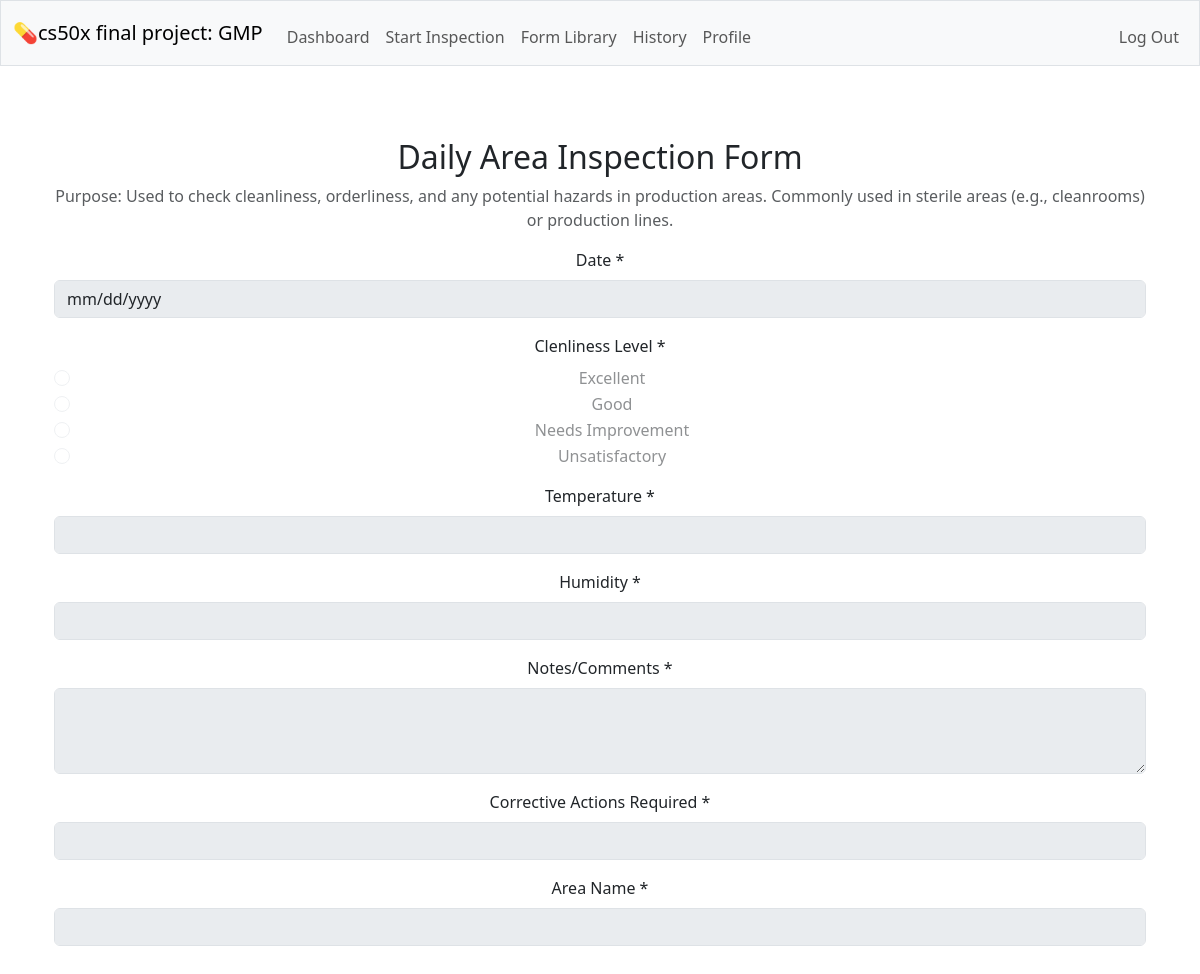
Page /forms_show/10/preview (signed in) on the committed database.
### tables this page shows
CREATE TABLE forms (id INTEGER PRIMARY KEY AUTOINCREMENT NOT NULL, name TEXT NOT NULL UNIQUE, description TEXT NOT NULL, created_by INTEGER NOT NULL, FOREIGN KEY (created_by) REFERENCES users(id) );

CREATE TABLE form_fields (id INTEGER PRIMARY KEY AUTOINCREMENT NOT NULL, form_id INTEGER NOT NULL, label TEXT NOT NULL, field_type TEXT NOT NULL,  options TEXT, required BOOLEAN NOT NULL DEFAULT 1, display_order INTEGER DEFAULT 0,  FOREIGN KEY (form_id) REFERENCES forms(id) );

### app.py (the view)
@app.route("/forms_show/<int:form_id>/preview")
@login_required
def preview_form(form_id):
    form = db.execute("SELECT * FROM forms WHERE id = ?", form_id)
    fields = db.execute("SELECT * FROM form_fields WHERE form_id = ? ORDER BY display_order", form_id)
    if not form:
        return apology("Form not found", 404)
    return render_template("form_preview.html", form=form[0], fields=fields)

### helpers.py (called while the page is built)
def login_required(f):
    @wraps(f)
    def decorated_function(*args, **kwargs):
        if session.get("user_id") is None:
            return redirect("/login")
        return f(*args, **kwargs)
    return decorated_function

### templates/form_preview.html (shortened to what this page needs)
{% extends "layout.html" %}
{% block main %}
<div class="container mt-4">
    <h2>{{ form.name }}</h2>
    <p class="text-muted">{{ form.description }}</p>
    <form>
        {% for field in fields %}
            <div class="mb-3">
                <label class="form-label">{{ field.label }}{% if field.required %} *{% endif %}</label>
                {% if field.field_type == 'text' %}
                    <input type="text" class="form-control" disabled>
                {% elif field.field_type == 'textarea' %}
                    <textarea class="form-control" rows="3" disabled></textarea>
                {% elif field.field_type == 'number' %}
                    <input type="number" class="form-control" disabled>
                {% elif field.field_type == 'date' %}
                    <input type="date" class="form-control" disabled>
                {% elif field.field_type == 'datetime' %}
                    <input type="datetime-local" class="form-control" disabled>
                {% elif field.field_type == 'radio' %}
                    {% for option in field.options.split(',') %}
                        <div class="form-check">
                            <input class="form-check-input" type="radio" name="{{ field.label }}" disabled>
                            <label class="form-check-label">{{ option.strip() }}</label>
                        </div>
                    {% endfor %}
                {% elif field.field_type == 'dropdown' %}
                    <select class="form-select" disabled>
                        {% for option in field.options.split(',') %}
                            <option>{{ option.strip() }}</option>
                        {% endfor %}
                    </select>
                {% endif %}
            </div>
        {% endfor %}
    </form>
</div>
{% endblock %}

### rows in the picture
forms: name "Daily Area Inspection Form", description "Purpose: Used to check cleanliness, orderliness, and any potential hazards in production areas. Commonly used in sterile areas (e.g., cleanrooms) or production lines."
form_fields: label "Date"
form_fields: label "Clenliness Level", strip "Excellent" "Good" "Needs Improvement" "Unsatisfactory"
form_fields: label "Temperature"
form_fields: label "Humidity"
form_fields: label "Notes/Comments"
form_fields: label "Corrective Actions Required"
form_fields: label "Area Name"
